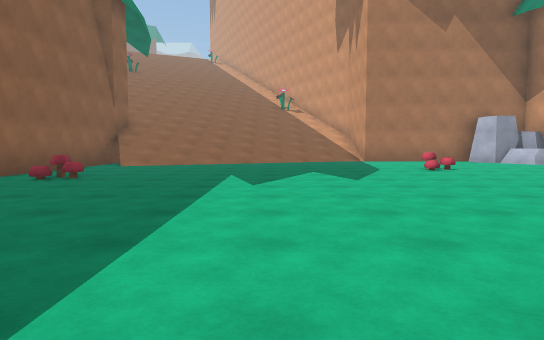
View 1 (above)

18 first-person views from a walk through a Unity game level. The camera is 1.2 m above the floor, tilts 4° down and sees 75° across. The floor is counted in squares, 2 m on a side. Each view is taken from the middle of a square. On the plan, view 1 faces up. The plan holds only what a view shows up to about 10 squares ahead; the rest is blank. The place goes on beyond the plan. The player is left out. Surface patterns are stand-ins for the level's own textures.

View 2
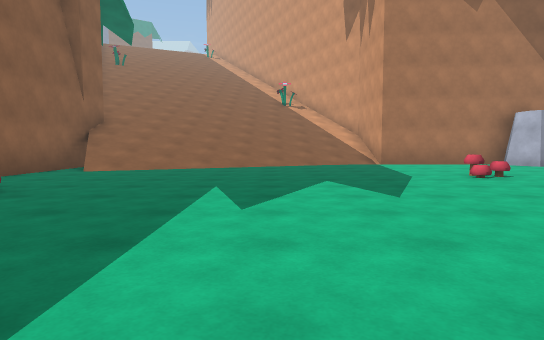

View 3
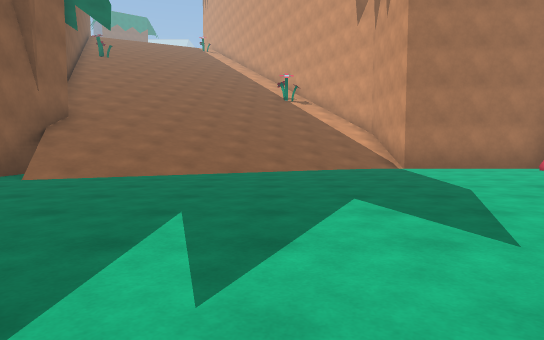

View 4
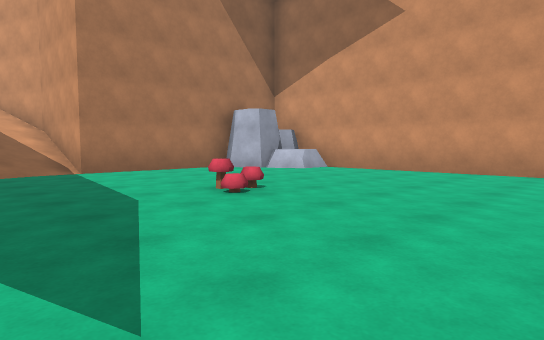

View 5
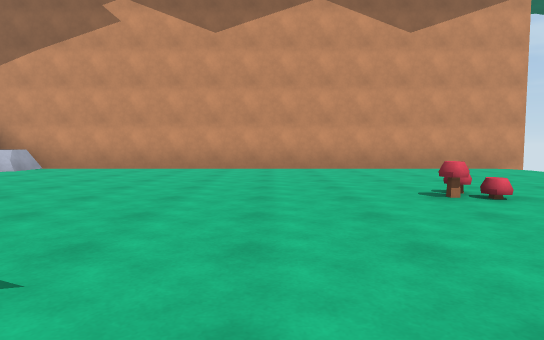

View 6
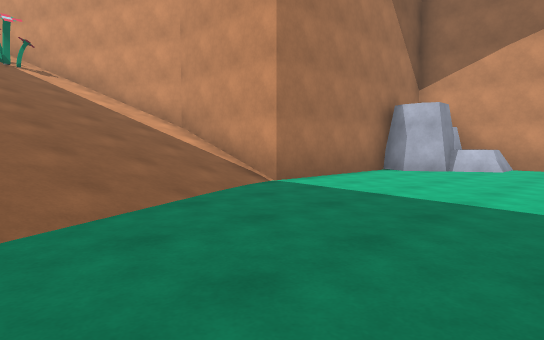

View 7
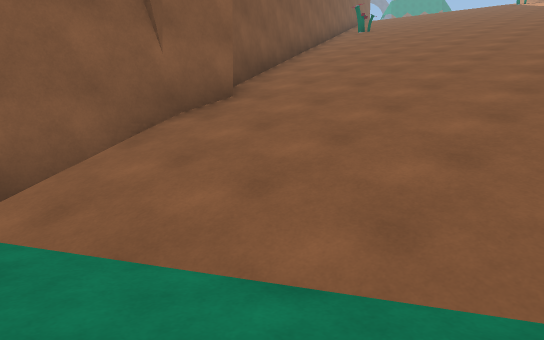

View 8
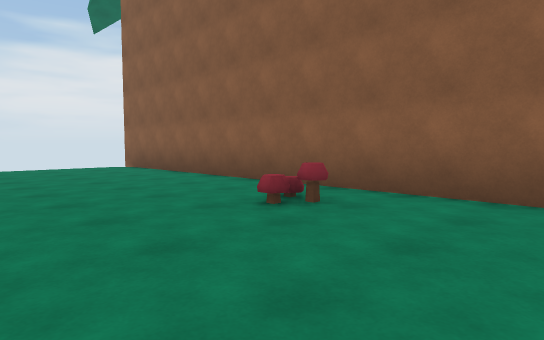

View 9
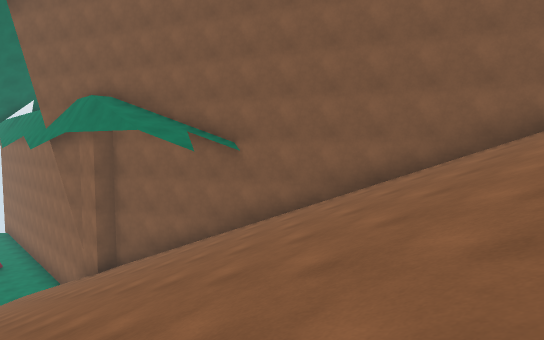

View 10
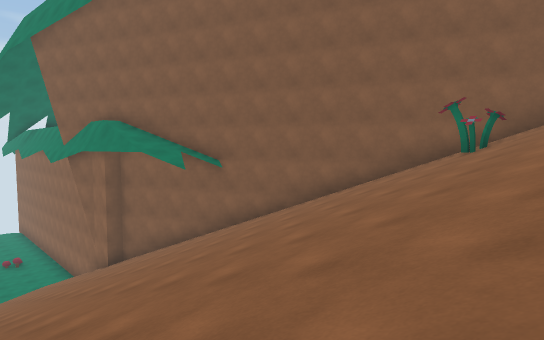

View 11
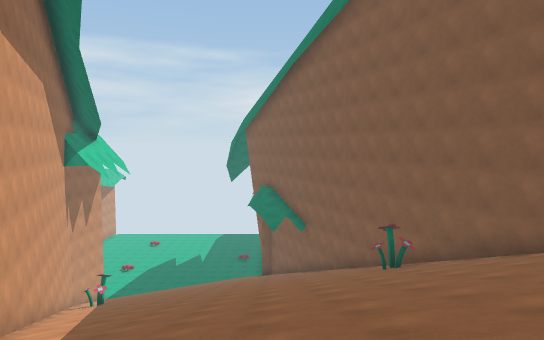

View 12
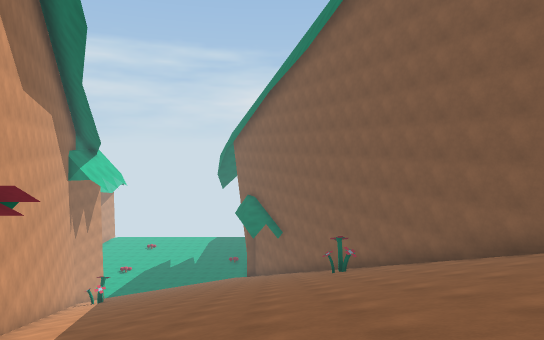

View 13
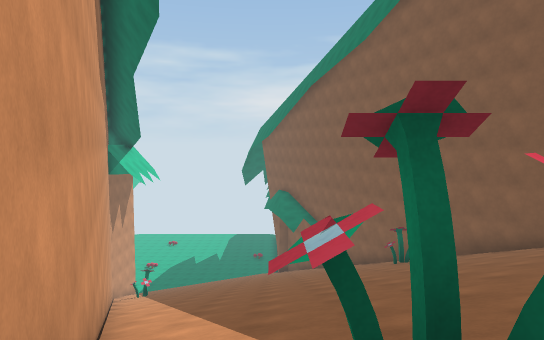

View 14
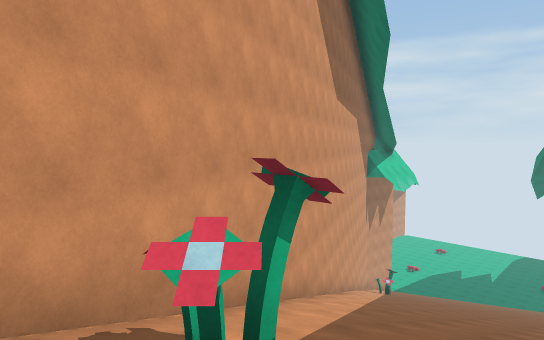

View 15
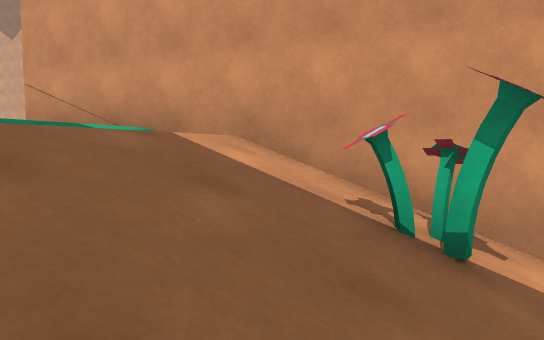

View 16
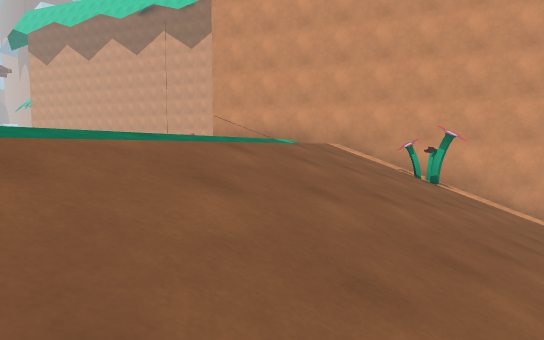

View 17
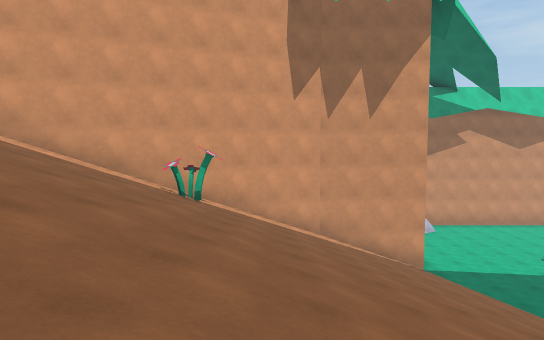

View 18
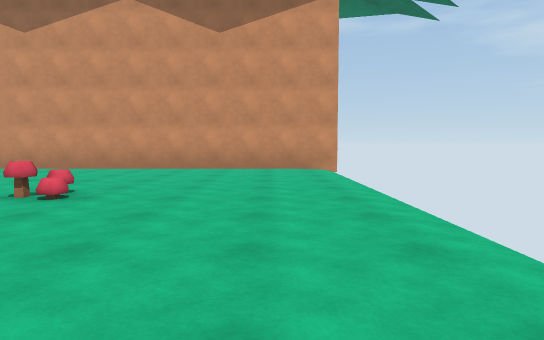

### Floor plan
Key: @ floor where view 1 was taken; # wall or solid block; . floor; / step, stairs or slope; = window, fence, low wall or low ledge; v drop or lower ground; M mushroom; R rock; F flower.
Columns run from 13 left of view 1 to 10 right of it. Each row starts with its distance up from view 1.
 37        ##
 36    vvvv=##
 35  vvvvv///#
 34 vvv////F/#
 33 v////////##
 32 //////////#
 31 //////////##
 30   /////////#
 29  //////////##
 28 #///////////#
 27 ##//////////##
 26  #///////////#
 25  ##//////////#
 24   #/F////////##
 23   ##//////////#
 22    #//////////##
 21    #///////////#
 20    ##/////////F##
 19     #///////////#
 18     ##//////////##
 17      #///////////#
 16      ##//////////#
 15       #//////////#
 14       ##/////////####
 13        #///////.....##
 12        #/////........RR#
 11        #///..........RR#
 10        #...............#
  9        #.........M.....#
  8        #...............#
  7        #...............#
  6        #.M.............#
  5        #...............#
  4        #...............#
  3        #.........M.....#
  2        #...............#
  1        #...............#
  0        #.... @.........#
 -1        #....  .........#
 -2                        #

Where each view was taken, in squares from view 1:
view 1: 0 up, 0 right, facing up
view 2: 2 up, 0 right, facing up
view 3: 4 up, 0 right, facing up
view 4: 5 up, 1 right, facing up-right
view 5: 5 up, 0 right, facing right
view 6: 9 up, 1 left, facing up-right
view 7: 10 up, 1 left, facing up-left
view 8: 9 up, 1 left, facing down-left
view 9: 24 up, 2 left, facing down-left
view 10: 26 up, 1 left, facing down-left
view 11: 33 up, 6 left, facing down
view 12: 35 up, 7 left, facing down
view 13: 35 up, 5 left, facing down
view 14: 35 up, 7 left, facing down-right
view 15: 33 up, 8 left, facing up-right
view 16: 31 up, 13 left, facing up-right
view 17: 18 up, 7 left, facing right
view 18: 0 up, 0 right, facing right
